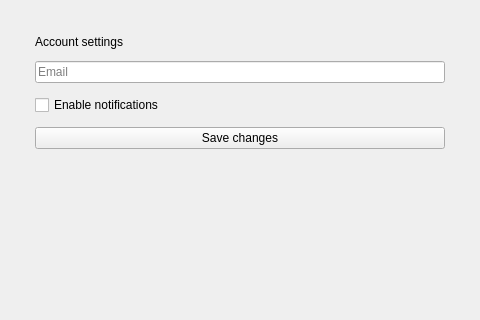
<?xml version="1.0" encoding="UTF-8"?>
<ui version="4.0">
 <class>ShadcnForm</class>
 <widget class="QWidget" name="ShadcnForm">
  <property name="geometry">
   <rect><x>0</x><y>0</y><width>480</width><height>320</height></rect>
  </property>
  <property name="windowTitle"><string>shadcn-qt Designer form</string></property>
  <layout class="QVBoxLayout" name="verticalLayout">
   <item>
    <widget class="Card" name="settingsCard">
     <layout class="QVBoxLayout" name="cardLayout">
      <property name="spacing"><number>12</number></property>
      <property name="leftMargin"><number>24</number></property>
      <property name="topMargin"><number>24</number></property>
      <property name="rightMargin"><number>24</number></property>
      <property name="bottomMargin"><number>24</number></property>
      <item><widget class="Label" name="titleLabel"><property name="text"><string>Account settings</string></property><property name="variant"><string>large</string></property></widget></item>
      <item><widget class="Input" name="emailInput"><property name="placeholderText"><string>Email</string></property></widget></item>
      <item><widget class="Switch" name="notificationsSwitch"><property name="text"><string>Enable notifications</string></property></widget></item>
      <item><widget class="Button" name="saveButton"><property name="text"><string>Save changes</string></property><property name="variant"><string>default</string></property><property name="shadcnSize"><string>default</string></property></widget></item>
      <item>
       <spacer name="verticalSpacer">
        <property name="orientation"><enum>Qt::Vertical</enum></property>
        <property name="sizeType"><enum>QSizePolicy::Expanding</enum></property>
        <property name="sizeHint" stdset="0"><size><width>20</width><height>40</height></size></property>
       </spacer>
      </item>
     </layout>
    </widget>
   </item>
  </layout>
 </widget>
 <customwidgets>
  <customwidget><class>Button</class><extends>QPushButton</extends><header>shadcn_qt.widgets</header></customwidget>
  <customwidget><class>Card</class><extends>QFrame</extends><header>shadcn_qt.widgets</header><container>1</container></customwidget>
  <customwidget><class>Input</class><extends>QLineEdit</extends><header>shadcn_qt.widgets</header></customwidget>
  <customwidget><class>Label</class><extends>QLabel</extends><header>shadcn_qt.widgets</header></customwidget>
  <customwidget><class>Switch</class><extends>QCheckBox</extends><header>shadcn_qt.widgets</header></customwidget>
 </customwidgets>
 <resources/>
 <connections/>
</ui>
